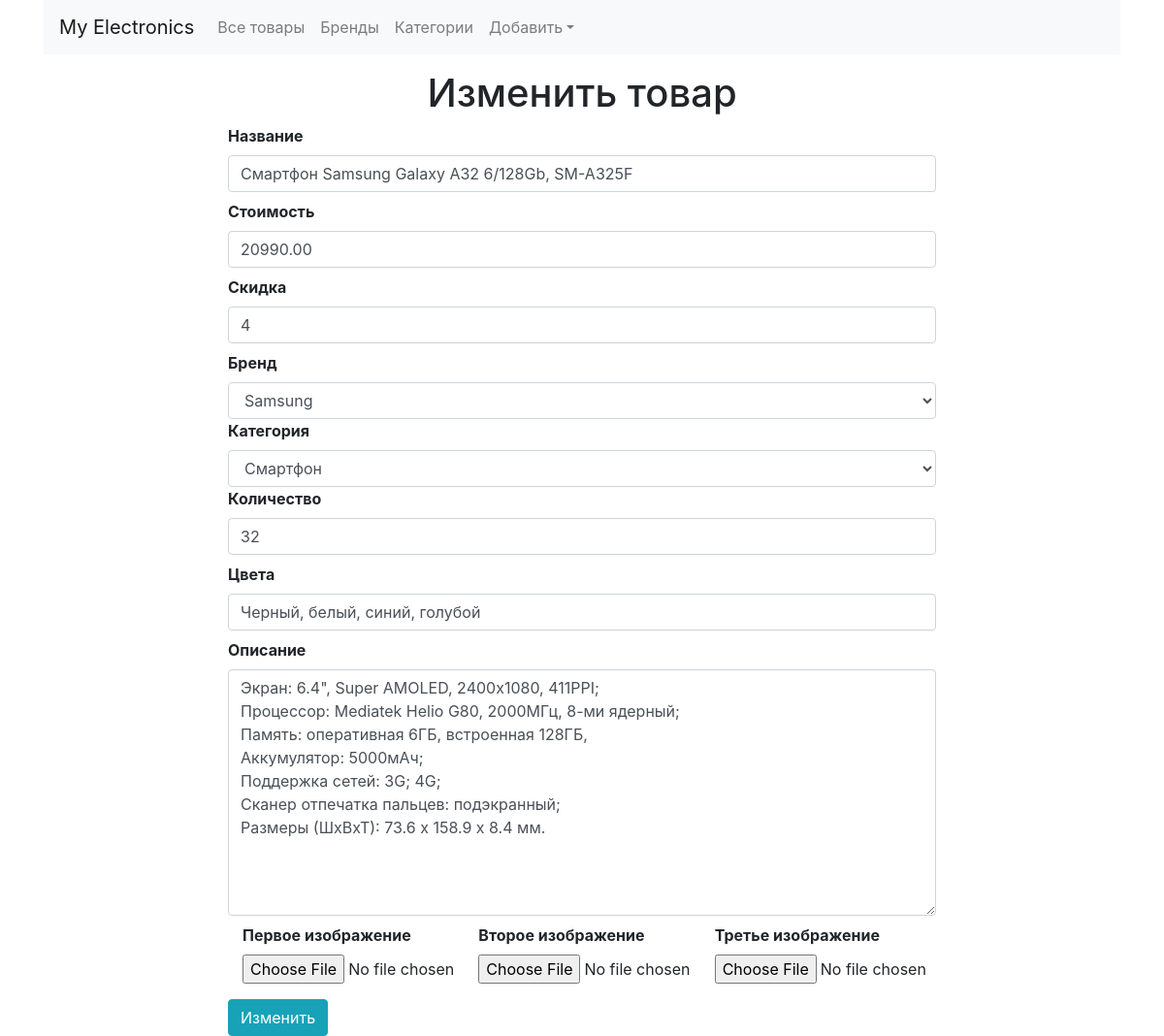
The page /updateproduct/2 on the database its author committed.
### shop/products/models.py (models this page shows, shortened)
class Addproduct(db.Model):
    __seachable__ = ['name', 'description']
    id = db.Column(db.Integer, primary_key=True)
    name = db.Column(db.String(80), nullable=False)
    price = db.Column(db.Numeric(10, 2), nullable=False)
    discount = db.Column(db.Integer, default=0)
    stock = db.Column(db.Integer, nullable=False)
    color = db.Column(db.Text, nullable=False)
    description = db.Column(db.Text, nullable=False)
    pub_date = db.Column(db.DateTime, nullable=False, default=datetime.utcnow)
    category_id = db.Column(db.Integer, db.ForeignKey('category.id'), nullable=False)
    category = db.relationship('Category', backref=db.backref('categories', lazy=True))
    brand_id = db.Column(db.Integer, db.ForeignKey('brand.id'), nullable=False)
    brand = db.relationship('Brand', backref=db.backref('brands', lazy=True))
    image_1 = db.Column(db.String(150), nullable=False, default='image1.jpg')
    image_2 = db.Column(db.String(150), nullable=False, default='image2.jpg')
    image_3 = db.Column(db.String(150), nullable=False, default='image3.jpg')

class Brand(db.Model):
    id = db.Column(db.Integer, primary_key=True)
    name = db.Column(db.String(30), nullable=False, unique=True)

class Category(db.Model):
    id = db.Column(db.Integer, primary_key=True)
    name = db.Column(db.String(30), nullable=False, unique=True)

### shop/products/routes.py (the view, shortened to what this page needs)
@app.route('/updateproduct/<int:id>', methods=['GET','POST'])
def updateproduct(id):
    brands = Brand.query.all()
    categories = Category.query.all()
    product = Addproduct.query.get_or_404(id)
    form = Addproducts(request.form)
    brand = request.form.get('brand')
    category = request.form.get('category')
    form.name.data = product.name
    form.price.data = product.price
    form.discount.data = product.discount
    form.stock.data = product.stock
    form.color.data = product.color
    form.description.data = product.description
    return render_template('products/updateproduct.html', form=form, title='Обновить продукт', product=product,
                           brands=brands, categories=categories)

### shop/products/forms.py
class Addproducts(Form):
    name = StringField('Название', [validators.DataRequired()])
    price = FloatField('Стоимость', [validators.DataRequired()])
    discount = IntegerField('Скидка', default=0)
    stock = IntegerField('Количество', [validators.DataRequired()])
    color = StringField('Цвета', [validators.DataRequired()])
    description = TextAreaField('Описание', [validators.DataRequired()])
    image_1 = FileField('Первое изображение', validators=[FileAllowed(['jpg', 'png', 'gif', 'jpeg'])])
    image_2 = FileField('Второе изображение', validators=[FileAllowed(['jpg', 'png', 'gif', 'jpeg'])])
    image_3 = FileField('Третье изображение', validators=[FileAllowed(['jpg', 'png', 'gif', 'jpeg'])])

### shop/templates/products/updateproduct.html (shortened to what this page needs)
{% extends "layout.html" %}
{% block content %}
{% include 'admin_navbar.html' %}
{% from '_formhelpers.html' import render_field %}
<div class="container mt-3">
    <div class="row">
        <div class="col-md-2"></div>
        <div class="col-md-8">
            <h1 class="text-center">Изменить товар</h1>
            <form action="" method="POST" enctype="multipart/form-data">
                {{ render_field(form.name, class="form-control", placeholder="Введите название") }}
                {{ render_field(form.price, class="form-control", placeholder="Введите стоимость") }}
                {{ render_field(form.discount, class="form-control", placeholder="Введите размер скидки в процентах") }}
                <label for="brand"><b>Бренд</b></label>
                <select name="brand" id="brand" class="form-control" required>
                    <option value="product.brand_id">{{product.brand.name}}</option>
                </select>
                <label for="category"><b>Категория</b></label>
                <select name="category" id="category" class="form-control" required>
                    <option value="{{product.category_id}}">{{product.category.name}}</option>
                </select>
                {{ render_field(form.stock, class="form-control", placeholder="Add product stock") }}
                {{ render_field(form.color, class="form-control", placeholder="Add product color") }}
                {{ render_field(form.description, class="form-control", placeholder="Add product description", rows="10") }}
                <div class="container">
                    <div class="row">
                        <div class="col-md-4">{{ render_field(form.image_1) }}</div>
                        <div class="col-md-4">{{ render_field(form.image_2) }}</div>
                        <div class="col-md-4">{{ render_field(form.image_3) }}</div>
                    </div>
                </div>
                <button type="submit" class="btn btn-info mt-2">Изменить</button>
            </form>
        </div>
        <div class="col-md-2"></div>
    </div>
</div>
{% endblock content %}

### shop/templates/_formhelpers.html (shortened to what this page needs)
{% macro render_field(field) %}
    <dt>{{ field.label }}
    <dd>{{ field(**kwargs)|safe }}
    </dd>
{% endmacro %}

### rows shown on the page
Addproduct: name "Смартфон Samsung Galaxy A32 6/128Gb, SM-A325F", price "20990.00", discount "4", stock "32", color "Черный, белый, синий, голубой", description "Экран: 6.4\", Super AMOLED, 2400x1080, 411PPI; Процессор: Mediatek Helio G80, 2000МГц, 8-ми ядерный; Память: оперативная 6ГБ, встроенная 128ГБ, Аккумулятор: 5000мAч; Поддержка сетей: 3G; 4G; Сканер отпечатка пальцев: подэкранный; Размеры (ШхВхТ): 73.6 х 158.9 х 8.4 мм."
Brand: brand "Samsung"
Category: category "Смартфон"

### other values the page prints
{{ field.label }} "Название Стоимость Скидка Количество Цвета Описание Первое изображение Второе изображение Третье изображение"
